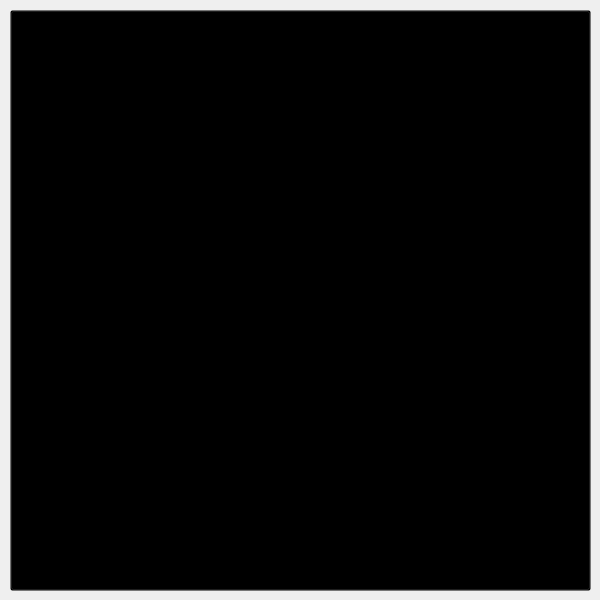
<?xml version="1.0" encoding="UTF-8"?>
<ui version="4.0">
 <class>GamerRoom</class>
 <widget class="QMainWindow" name="GamerRoom">
  <property name="geometry">
   <rect>
    <x>0</x>
    <y>0</y>
    <width>600</width>
    <height>600</height>
   </rect>
  </property>
  <property name="minimumSize">
   <size>
    <width>600</width>
    <height>600</height>
   </size>
  </property>
  <property name="maximumSize">
   <size>
    <width>600</width>
    <height>600</height>
   </size>
  </property>
  <property name="windowTitle">
   <string>MainWindow</string>
  </property>
  <widget class="QWidget" name="centralwidget">
   <widget class="QLabel" name="bg_img_lb">
    <property name="geometry">
     <rect>
      <x>0</x>
      <y>0</y>
      <width>600</width>
      <height>600</height>
     </rect>
    </property>
    <property name="minimumSize">
     <size>
      <width>600</width>
      <height>600</height>
     </size>
    </property>
    <property name="maximumSize">
     <size>
      <width>600</width>
      <height>600</height>
     </size>
    </property>
    <property name="text">
     <string/>
    </property>
    <property name="pixmap">
     <pixmap>../images/gamer_room_img.png</pixmap>
    </property>
    <property name="scaledContents">
     <bool>true</bool>
    </property>
   </widget>
   <widget class="QPushButton" name="open_pc_btn">
    <property name="geometry">
     <rect>
      <x>190</x>
      <y>250</y>
      <width>91</width>
      <height>81</height>
     </rect>
    </property>
    <property name="styleSheet">
     <string notr="true">background-color: rgba(0,0,0,0);</string>
    </property>
    <property name="text">
     <string/>
    </property>
    <property name="flat">
     <bool>false</bool>
    </property>
   </widget>
   <widget class="QPushButton" name="clock_btn">
    <property name="geometry">
     <rect>
      <x>330</x>
      <y>100</y>
      <width>31</width>
      <height>41</height>
     </rect>
    </property>
    <property name="styleSheet">
     <string notr="true">background-color: rgba(0,0,0,0);</string>
    </property>
    <property name="text">
     <string/>
    </property>
    <property name="flat">
     <bool>false</bool>
    </property>
   </widget>
   <widget class="QPushButton" name="street_window_btn">
    <property name="geometry">
     <rect>
      <x>140</x>
      <y>130</y>
      <width>131</width>
      <height>111</height>
     </rect>
    </property>
    <property name="styleSheet">
     <string notr="true">background-color: rgba(0,0,0,0);</string>
    </property>
    <property name="text">
     <string/>
    </property>
    <property name="flat">
     <bool>false</bool>
    </property>
   </widget>
   <widget class="QLabel" name="clock_lb">
    <property name="geometry">
     <rect>
      <x>170</x>
      <y>160</y>
      <width>291</width>
      <height>261</height>
     </rect>
    </property>
    <property name="text">
     <string/>
    </property>
    <property name="pixmap">
     <pixmap resource="../files_rc.qrc">:/background/images/gamer_room_fase/clock_img.png</pixmap>
    </property>
    <property name="scaledContents">
     <bool>true</bool>
    </property>
   </widget>
   <widget class="QPushButton" name="close_paper_clock_btn">
    <property name="geometry">
     <rect>
      <x>10</x>
      <y>10</y>
      <width>581</width>
      <height>581</height>
     </rect>
    </property>
    <property name="styleSheet">
     <string notr="true">background-color: rgba(0,0,0,0);</string>
    </property>
    <property name="text">
     <string/>
    </property>
    <property name="flat">
     <bool>false</bool>
    </property>
   </widget>
   <widget class="QLabel" name="paper_lb">
    <property name="geometry">
     <rect>
      <x>140</x>
      <y>410</y>
      <width>31</width>
      <height>21</height>
     </rect>
    </property>
    <property name="text">
     <string/>
    </property>
    <property name="pixmap">
     <pixmap resource="../files_rc.qrc">:/background/images/gamer_room_fase/old_paper_img.png</pixmap>
    </property>
    <property name="scaledContents">
     <bool>true</bool>
    </property>
   </widget>
   <widget class="QLabel" name="tree_lb">
    <property name="geometry">
     <rect>
      <x>140</x>
      <y>410</y>
      <width>16</width>
      <height>21</height>
     </rect>
    </property>
    <property name="text">
     <string/>
    </property>
    <property name="pixmap">
     <pixmap resource="../files_rc.qrc">:/background/images/gamer_room_fase/tree_img.png</pixmap>
    </property>
    <property name="scaledContents">
     <bool>true</bool>
    </property>
   </widget>
   <widget class="QPushButton" name="get_paper_btn">
    <property name="geometry">
     <rect>
      <x>140</x>
      <y>410</y>
      <width>31</width>
      <height>23</height>
     </rect>
    </property>
    <property name="styleSheet">
     <string notr="true">background-color: rgba(0,0,0,0);</string>
    </property>
    <property name="text">
     <string/>
    </property>
    <property name="flat">
     <bool>false</bool>
    </property>
   </widget>
   <widget class="QLabel" name="opened_paper_lb">
    <property name="geometry">
     <rect>
      <x>90</x>
      <y>80</y>
      <width>461</width>
      <height>421</height>
     </rect>
    </property>
    <property name="text">
     <string/>
    </property>
    <property name="pixmap">
     <pixmap resource="../files_rc.qrc">:/background/images/gamer_room_fase/old_paper_img.png</pixmap>
    </property>
    <property name="scaledContents">
     <bool>true</bool>
    </property>
   </widget>
   <zorder>bg_img_lb</zorder>
   <zorder>open_pc_btn</zorder>
   <zorder>clock_btn</zorder>
   <zorder>street_window_btn</zorder>
   <zorder>clock_lb</zorder>
   <zorder>paper_lb</zorder>
   <zorder>tree_lb</zorder>
   <zorder>get_paper_btn</zorder>
   <zorder>opened_paper_lb</zorder>
   <zorder>close_paper_clock_btn</zorder>
  </widget>
 </widget>
 <resources>
  <include location="../files_rc.qrc"/>
 </resources>
 <connections/>
</ui>
